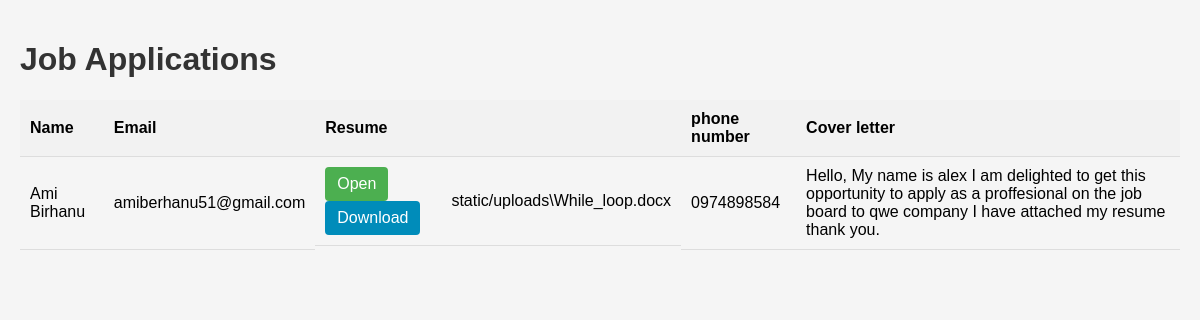
Screenshot of /applications (signed in) with the database file from the repository.
### app.py (models this page shows, shortened)
class Application(db.Model):
    __tablename__ = 'applications'
    id = db.Column(db.Integer, primary_key=True)
    job_id = db.Column(db.Integer, nullable=False)
    name = db.Column(db.String(255), nullable=False)
    email = db.Column(db.String(255), nullable=False)
    phone = db.Column(db.String(20), nullable=False)
    resume = db.Column(db.String(255), nullable=False)
    cover_letter = db.Column(db.Text, nullable=False)

### app.py (the view)
@app.route('/applications')
def applications():
    if 'employer_id' not in session:
        return redirect('/login_employer')
    employer_id = session['employer_id']
    employer = Employer.query.get(employer_id)
    jobs = Job.query.filter_by(employer_id=employer_id).all()
    applications = Application.query.filter(Application.job_id.in_([job.id for job in jobs])).all()
    return render_template('applications.html', jobs=jobs, applications=applications)

### templates/applications.html (shortened to what this page needs)
<!DOCTYPE html>
<html>
<head>
</head>
<body>
    <h1>Job Applications</h1>
    <table>
        <tr>
            <th>Name</th>
            <th>Email</th>
            <th>Resume</th>
            <th>phone number</th>
            <th>Cover letter</th>
        </tr>
        {% for application in applications %}
        <tr>
            <td>{{ application.name }}</td>
            <td>{{ application.email }}</td>
            <td class="resume-links">
                <div>
                    <a class="resume-link" href="{{ application.resume }}">Open</a>
                    <a class="download-link" href="{{ application.resume }}" download>Download</a>
                </div>
                <div>{{ application.resume }}</div>
            </td>
            <td>{{ application.phone }}</td>
            <td>{{ application.cover_letter }}</td>
        </tr>
        {% endfor %}
    </table>
</body>
</html>

### templates/applications.html (style rules this page uses)
body { font-family: Arial, sans-serif; background-color: #f5f5f5; margin: 0; padding: 20px; }
h1 { color: #333; }
table { width: 100%; border-collapse: collapse; margin-top: 20px; }
th, td { padding: 10px; text-align: left; border-bottom: 1px solid #ddd; }
th { background-color: #f2f2f2; }
.resume-links { display: flex; align-items: center; }
.resume-link { display: inline-block; margin-right: 10px; padding: 8px 12px; background-color: #4CAF50; color: #fff; text-decoration: none; border-radius: 4px; transition: background-color 0.3s ease; }
.download-link { display: inline-block; margin-right: 10px; padding: 8px 12px; background-color: #008CBA; color: #fff; text-decoration: none; border-radius: 4px; transition: background-color 0.3s ease; }

### rows the page displays
Application: name "Ami Birhanu", email "amiberhanu51@gmail.com", resume "static/uploads\\While_loop.docx", phone "0974898584", cover_letter "Hello, My name is alex I am delighted to get this opportunity to apply as a proffesional on the job board to qwe company I have attached my resume thank you."
